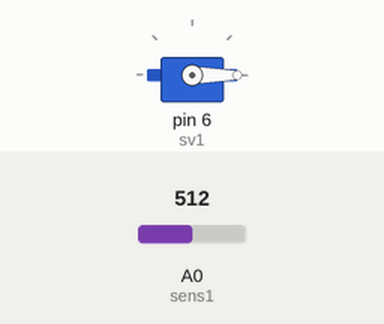
This sketch was run on a simulated Arduino Uno, built with avr-gcc and run on an emulated ATmega328P. Shown: servo. The inputs (shaded band) are chosen by the test bench; at power-on: A0 (sens1) = 512.

Above: at 1.2 s.
1.3 s: A0 (sens1) set to 716
At 2.2 s:
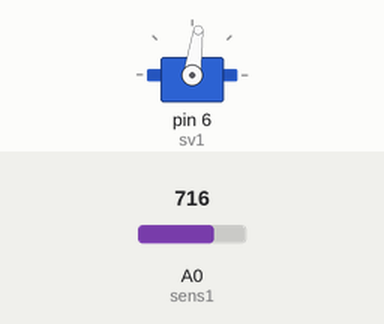
2.8 s: A0 (sens1) set to 900
At 3.4 s:
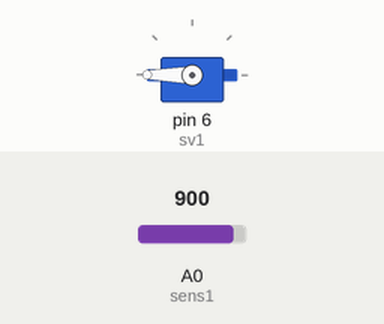
4.3 s: A0 (sens1) set to 511
At 5.5 s:
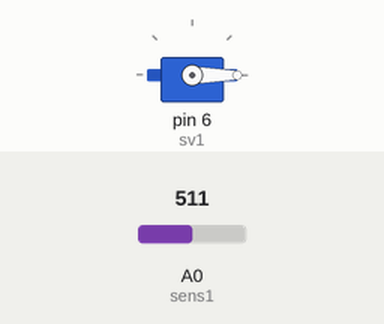
5.8 s: A0 (sens1) set to 1023
At 6.9 s:
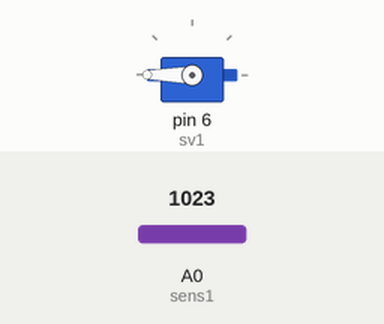
Timing chart, 0 to 8.3 s (numbered marks = the images above; inputs shaded):
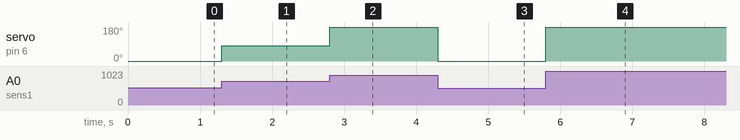

Measured:
- after the input at 1.3 s, servo on pin 6 (sv1): 0° → 82° at once
- after the input at 2.8 s, servo on pin 6 (sv1): 82° → 180° at once
- after the input at 4.3 s, servo on pin 6 (sv1): 180° → 0° at once
- after the input at 5.8 s, servo on pin 6 (sv1): 0° → 180° at once

The sketch:

SensorFlexivel.ino
```cpp
/*

            Este código é copiado do professor e tem a função de demonstrar o uso do sensor flexível para controlar o ângulo de posicionamento de um servo.

*/


// ========================================================================================================
// --- Bibliotecas Auxiliares ---
#include <Servo.h>


// ========================================================================================================
// --- Mapeamento de Hardware ---
#define    sens1    A0
#define    sv1       6


// ========================================================================================================
// --- Declaração de Objetos ---
Servo    servo1;


// ========================================================================================================
// --- Variáveis Globais ---
int     angle = 0;


// ========================================================================================================
// --- Configurações Iniciais ---
void setup()
{

  Serial.begin(115200);
  pinMode(sens1, INPUT);
  pinMode(sv1,  OUTPUT);

  servo1.attach(sv1);

  servo1.write(90);

} //end setup


// ========================================================================================================
// --- Loop Infinito ---
void loop()
{
  angle = map(analogRead(sens1), 640, 810, 20, 160);

  servo1.write(angle);

} //end loop
```
